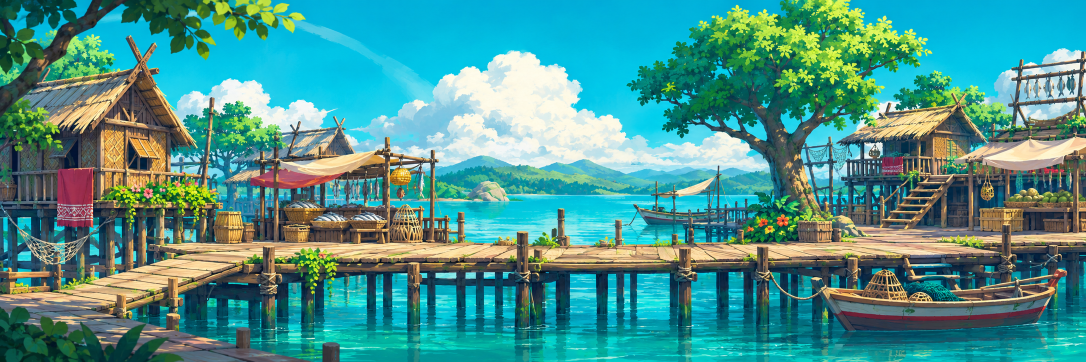
#> input picture art-source/level-1/kampung-tropis-cerah.png, 2172 x 724 px (shown at 1/2 size)
$ python build_level1_background.py
#> lines starting #> are read from the running program, lines starting #| are printed output that depends on the picture
"""Bangun background Chapter 1 yang diperpanjang ke bawah.

Jalankan dari root proyek:  python3 art-source/tools/build_level1_background.py

Masukan : art-source/level-1/kampung-tropis-cerah.png (2172x724)
Keluaran: public/assets/backgrounds/level-1/l1-dermaga-tall.png (1280x849)

Potongan dan skala sama dengan l1-dermaga.png (crop x 430-1522, skala 1280/1092), sehingga
720 px teratas identik dan papan dermaga tetap di y=600 (lantai collision). Bedanya, potongan
diteruskan sampai dasar sumber (y=724): 129 px air dan tiang dermaga di bawah lantai. Ruang ini
dipakai kamera agar gameplay memenuhi layar yang lebih tinggi dari 16:9 tanpa stretch atau blur.
"""
from pathlib import Path

from PIL import Image

ROOT = Path(__file__).resolve().parents[2]
SOURCE = ROOT / 'art-source/level-1/kampung-tropis-cerah.png'
TARGET = ROOT / 'public/assets/backgrounds/level-1/l1-dermaga-tall.png'
CROP = (430, 0, 1522, 724)
WIDTH = 1280


def main():
    source = Image.open(SOURCE).convert('RGB')
#> source is the input picture: PIL image 2172x724 RGB; mean R, G, B 75.2, 147.1, 141.4
    crop = source.crop(CROP)
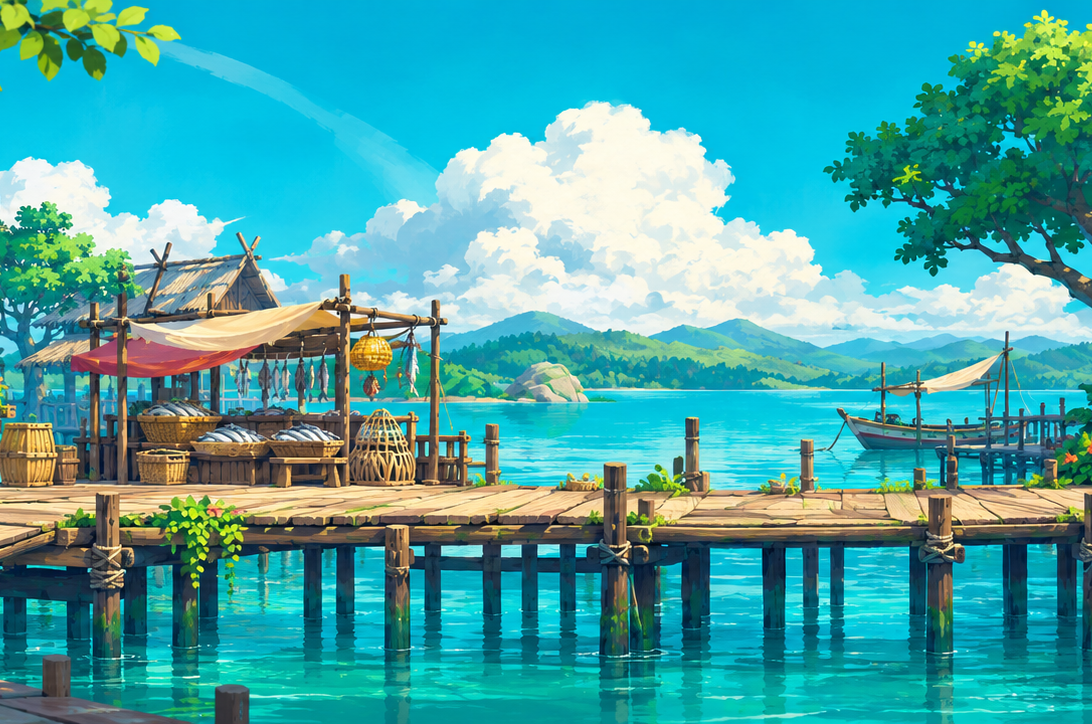
#> crop: PIL image 1092x724 RGB; mean R, G, B 71.8, 165.6, 167
    height = round(crop.height * WIDTH / crop.width)
#> height = 849
    crop.resize((WIDTH, height), Image.LANCZOS).save(TARGET, optimize=True)
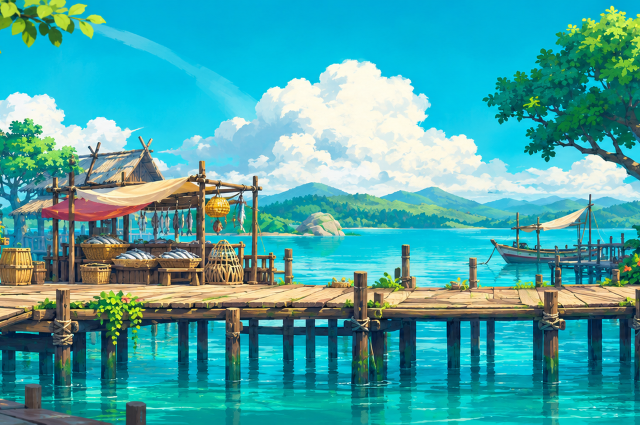
#> saved as l1-dermaga-tall.png: PIL image 1280x849 RGB (shown at 1/2 size); mean R, G, B 71.8, 165.6, 167
    print(f'{TARGET.relative_to(ROOT)}: {WIDTH}x{height}')
#| public/assets/backgrounds/level-1/l1-dermaga-tall.png: 1280x849


if __name__ == '__main__':
    main()
